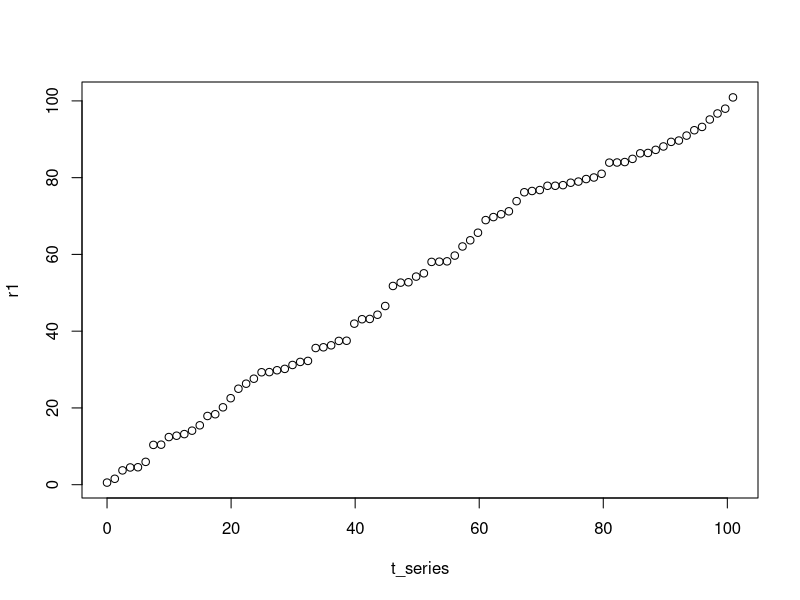

R code for this plot:
## ---- chunk 1
rpoisson <- function(Tmax = NULL, Nmax = NULL, lambda) {
    
    # we can have both NULL or both set at the same time.
    if ( !xor(is.null(Tmax), is.null(Nmax)) ) stop("Need to set one (and only one) of Nmax or Tmax")
    
    t = 0
    k = 0
    S = vector()
    
    while (T) {
        r <- runif(1)
        t <- t - log(r) / lambda
        k <- k + 1
        S <- c(S, t)
        
        if (!is.null(Tmax) && (t >= Tmax)) break;
        if (!is.null(Nmax) && (length(S) >= Nmax)) break;
    }
    
    (S)
}
## ---- chunk 2
#r1<-rpoisson(Tmax=10,lambda=1)
tmax=100
r1<-rpoisson(Tmax=tmax,lambda=1)
t_series <- seq(0,max(r1), length=length(r1))
#t_series <- seq(0,length(r1)-1,1)
plot(t_series,r1)
## ---- chunk 3
rnhpoisson <- function(Tmax = NULL, Nmax = NULL, FUN, LambdaMax, ...) {
    
    # we can have both NULL or both set at the same time.
    if ( !xor(is.null(Tmax), is.null(Nmax)) ) stop("Need to set one (and only one) of Nmax or Tmax")
    if (LambdaMax == 0) return(NA) ## means we cannot get any event
    
    t = 0
    k = 0
    S = vector()
    
    while (T) {
        r <- runif(1)
        t <- t - log(r) / LambdaMax
        
        s <- runif(1)
        fnct <- FUN(t, ...)
        thr <- fnct/LambdaMax
        if ( s <= thr) {
            k <- k + 1
            S <- c(S, t)
        }
        
        ## exit loop at either time max, number max, or when the intensity at the current timestep is zero
        if (!is.null(Tmax) && (t >= Tmax)) break;
        if (!is.null(Nmax) && (length(S) >= Nmax)) break;
        # if (fnct < .Machine$double.eps) break;
        if (fnct < 10^-4) break; ## TODO: changed this so that simulation ends when no child
    }
    
    if (length(S) == 0) S <- NA
    return(S)
}
